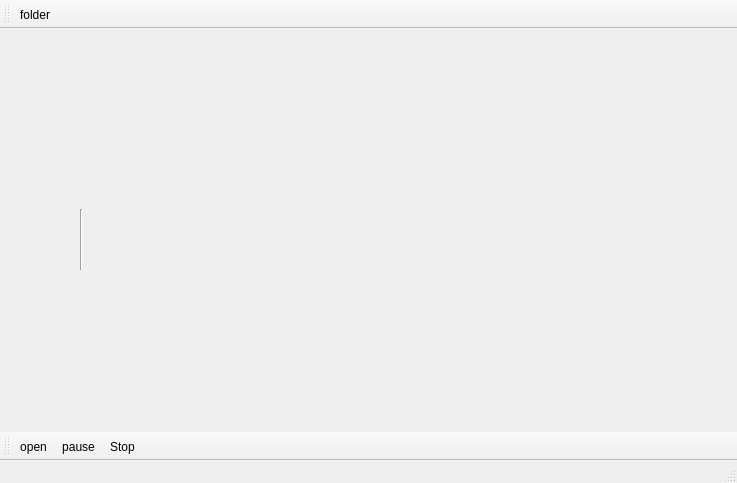
<?xml version="1.0" encoding="UTF-8"?>
<ui version="4.0">
 <class>MainWindow</class>
 <widget class="QMainWindow" name="MainWindow">
  <property name="geometry">
   <rect>
    <x>0</x>
    <y>0</y>
    <width>737</width>
    <height>483</height>
   </rect>
  </property>
  <property name="windowTitle">
   <string>MainWindow</string>
  </property>
  <widget class="QWidget" name="centralwidget">
   <widget class="Line" name="line">
    <property name="geometry">
     <rect>
      <x>80</x>
      <y>180</y>
      <width>3</width>
      <height>61</height>
     </rect>
    </property>
    <property name="orientation">
     <enum>Qt::Vertical</enum>
    </property>
   </widget>
  </widget>
  <widget class="QStatusBar" name="statusbar"/>
  <widget class="QToolBar" name="toolBar">
   <property name="windowTitle">
    <string>toolBar</string>
   </property>
   <attribute name="toolBarArea">
    <enum>TopToolBarArea</enum>
   </attribute>
   <attribute name="toolBarBreak">
    <bool>false</bool>
   </attribute>
   <addaction name="actionfolder"/>
  </widget>
  <widget class="QToolBar" name="toolBar_2">
   <property name="windowTitle">
    <string>toolBar_2</string>
   </property>
   <attribute name="toolBarArea">
    <enum>BottomToolBarArea</enum>
   </attribute>
   <attribute name="toolBarBreak">
    <bool>false</bool>
   </attribute>
   <addaction name="actionopen"/>
   <addaction name="actionpause"/>
   <addaction name="actionStop"/>
  </widget>
  <action name="actionopen2">
   <property name="icon">
    <iconset resource="resources.qrc">
     <normaloff>:/icons/icons8-open-file-folder-48.png</normaloff>:/icons/icons8-open-file-folder-48.png</iconset>
   </property>
   <property name="text">
    <string>open2</string>
   </property>
  </action>
  <action name="actionsave">
   <property name="icon">
    <iconset resource="resources.qrc">
     <normaloff>:/icons/pause (1).png</normaloff>:/icons/pause (1).png</iconset>
   </property>
   <property name="text">
    <string>save</string>
   </property>
   <property name="toolTip">
    <string>save</string>
   </property>
  </action>
  <action name="actionpause">
   <property name="icon">
    <iconset resource="resources.qrc">
     <normaloff>:/icons/pause.png</normaloff>:/icons/pause.png</iconset>
   </property>
   <property name="text">
    <string>pause</string>
   </property>
  </action>
  <action name="actionopen">
   <property name="icon">
    <iconset resource="resources.qrc">
     <normaloff>:/icons/play (1).png</normaloff>:/icons/play (1).png</iconset>
   </property>
   <property name="text">
    <string>open</string>
   </property>
  </action>
  <action name="actionforward">
   <property name="icon">
    <iconset resource="resources.qrc">
     <normaloff>:/icons/fast-forward.png</normaloff>:/icons/fast-forward.png</iconset>
   </property>
   <property name="text">
    <string>forward</string>
   </property>
   <property name="toolTip">
    <string>Forward</string>
   </property>
  </action>
  <action name="actionbackword">
   <property name="icon">
    <iconset resource="resources.qrc">
     <normaloff>:/icons/back.png</normaloff>:/icons/back.png</iconset>
   </property>
   <property name="text">
    <string>backword</string>
   </property>
  </action>
  <action name="actionfolder">
   <property name="icon">
    <iconset resource="resources.qrc">
     <normaloff>:/icons/icons8-open-file-folder-48.png</normaloff>:/icons/icons8-open-file-folder-48.png</iconset>
   </property>
   <property name="text">
    <string>folder</string>
   </property>
   <property name="toolTip">
    <string>open A File</string>
   </property>
  </action>
  <action name="actionStop">
   <property name="icon">
    <iconset resource="resources.qrc">
     <normaloff>:/icons/stop.png</normaloff>:/icons/stop.png</iconset>
   </property>
   <property name="text">
    <string>Stop</string>
   </property>
   <property name="toolTip">
    <string>Stop</string>
   </property>
  </action>
 </widget>
 <resources>
  <include location="resources.qrc"/>
 </resources>
 <connections/>
</ui>
